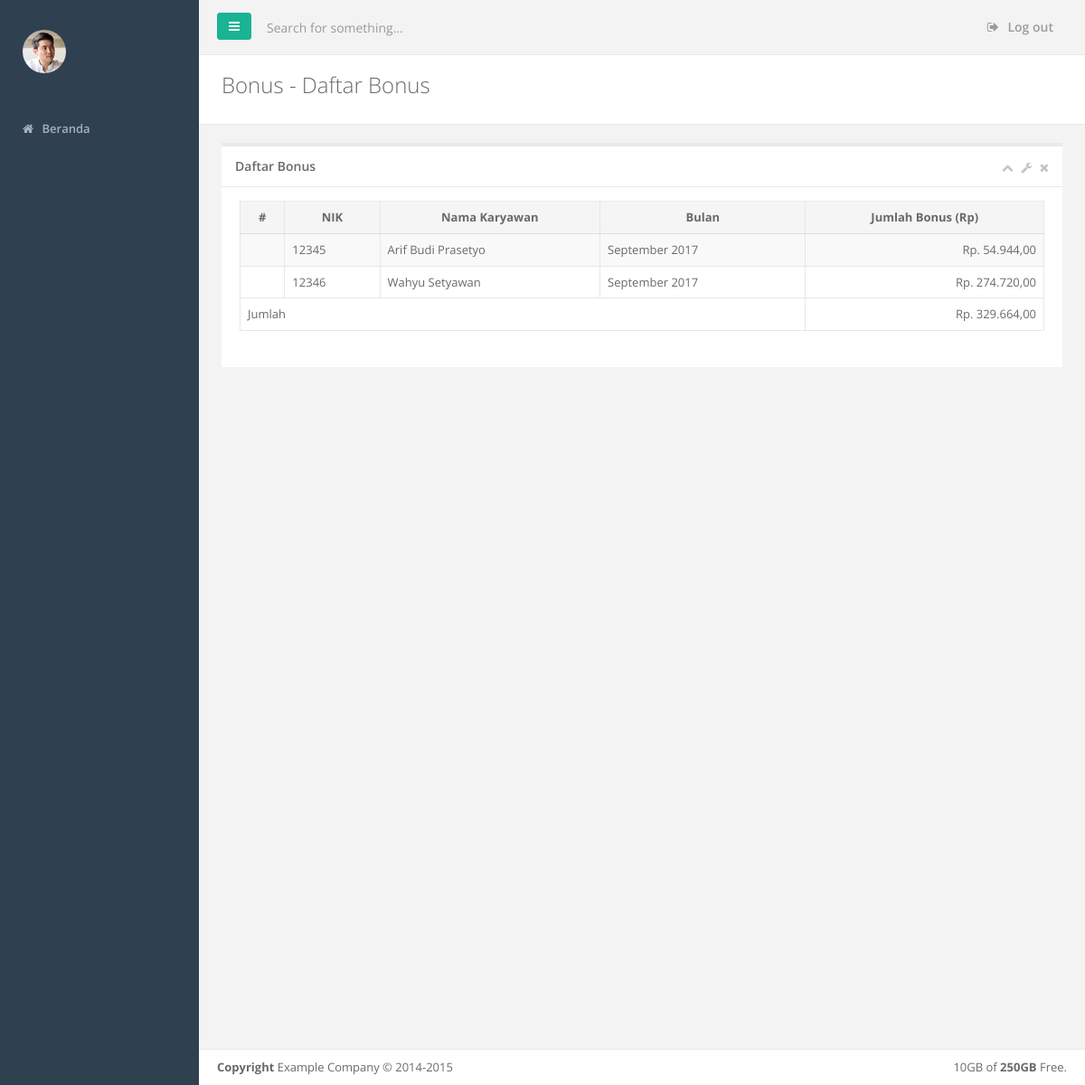
The page /index.php/bonus/daftar on the database its author committed.
### tables this page shows
CREATE TABLE `d_bonus` (
  `id_bonus` int(11) NOT NULL,
  `id_karyawan` int(11) NOT NULL,
  `id_persentase` int(11) NOT NULL,
  `bulan` datetime DEFAULT NULL,
  `jumlah` decimal(15,2) DEFAULT NULL
);

CREATE TABLE `m_karyawan` (
  `id_karyawan` int(11) NOT NULL,
  `NIK` varchar(45) DEFAULT NULL,
  `nama_karyawan` varchar(255) DEFAULT NULL,
  `jenis_kelamin` enum('L','P') DEFAULT NULL,
  `no_telepon` varchar(12) DEFAULT NULL,
  `alamat` text,
  `id_jabatan` int(11) NOT NULL
);

### application/controllers/Bonus.php (called while the page is built, shortened)
<?php
class Bonus extends CI_Controller
{
	function daftar() {
		$this->data['sub'] = ['title' => __CLASS__ , 'sub_title' => ucwords( strtolower( __FUNCTION__ ) ) . ' '.  __CLASS__ ];
		$this->load->model( 'm_bonus' , 'bonus' );
		$this->data['daftar'] = $this->bonus->daftar_bonus();
		$this->data['content'] = 'bonus/daftar';
		$this->load->view( 'layout/main', $this->data );
	}
}

### index.php (called while the page is built, shortened)
<?php
require_once BASEPATH.'core/CodeIgniter.php';

### application/models/M_bonus.php (called while the page is built, shortened)
<?php
class M_bonus extends CI_model
{
	function daftar_bonus() {
		return $this->db->query("SELECT a.bulan , a.jumlah , b.NIK , b.nama_karyawan
								FROM d_bonus a
								INNER JOIN m_karyawan b ON a.id_karyawan = b.id_karyawan ");
	}
}

### application/helpers/bonus_gaji_helper.php (called while the page is built, shortened)
<?php
if (!function_exists('date_translate')) {
    function date_translate($date, $from='en', $to='id') {
        return (is_array($from) && is_array($to)) ?
            str_replace($from, $to, $date) :
            str_replace($$from, $$to, $date);
    }
}

### application/views/bonus/daftar.php (the view, shortened to what this page needs)
<div class="col-lg-12">
    <div class="ibox float-e-margins">
        <div class="ibox-title">
            <h5>Daftar Bonus</h5>
            <div class="ibox-tools">
                <a class="collapse-link">
                    <i class="fa fa-chevron-up"></i>
                </a>
                <a class="dropdown-toggle" data-toggle="dropdown" href="#">
                    <i class="fa fa-wrench"></i>
                </a>
                <a class="close-link">
                    <i class="fa fa-times"></i>
                </a>
            </div>
        </div>
        <div class="ibox-content">
            <table class="table table-striped table-bordered">
                <thead>
                    <tr>
                        <th class="text-center">#</th>
                        <th class="text-center">NIK</th>
                        <th class="text-center">Nama Karyawan</th>
                        <th class="text-center">Bulan</th>
                        <th class="text-center">Jumlah Bonus (Rp)</th>
                    </tr>
                </thead>
                <tbody>
                    <?php $jumlah = 0; if( $daftar->num_rows() > 0 ): ?>
                        <?php foreach( $daftar->result() as $d ): ?>
                            <tr>
                                <td></td>
                                <td><?php echo $d->NIK ?></td>
                                <td><?php echo $d->nama_karyawan ?></td>
                                <td><?php echo date_translate(date('F Y' , strtotime( $d->bulan ) )  ) ?></td>
                                <td class="text-right"><?php echo 'Rp. '. number_format($d->jumlah , 2 , ',' , '.' );  ?></td>
                                <?php $jumlah += $d->jumlah; ?>
                            </tr>
                        <?php endforeach; ?>
                    <?php endif; ?>
                </tbody>
                <tfoot>
                    <tr>
                        <td colspan="4">Jumlah</td>
                        <td class="text-right"><?php echo 'Rp. ' .number_format( $jumlah , 2 , ',' , '.' ); ?></td>
                    </tr>
                </tfoot>
            </table>
        </div>
    </div>
</div>

### rows shown on the page
d_bonus: id_karyawan.NIK "12345", id_karyawan.nama_karyawan "Arif Budi Prasetyo", bulan "September 2017", jumlah "54.944,00"
d_bonus: id_karyawan.NIK "12346", id_karyawan.nama_karyawan "Wahyu Setyawan", bulan "September 2017", jumlah "274.720,00"

### other values the page prints
$sub['title'] "Bonus"
$sub['sub_title'] "Daftar Bonus"
$jumlah "329.664,00"
